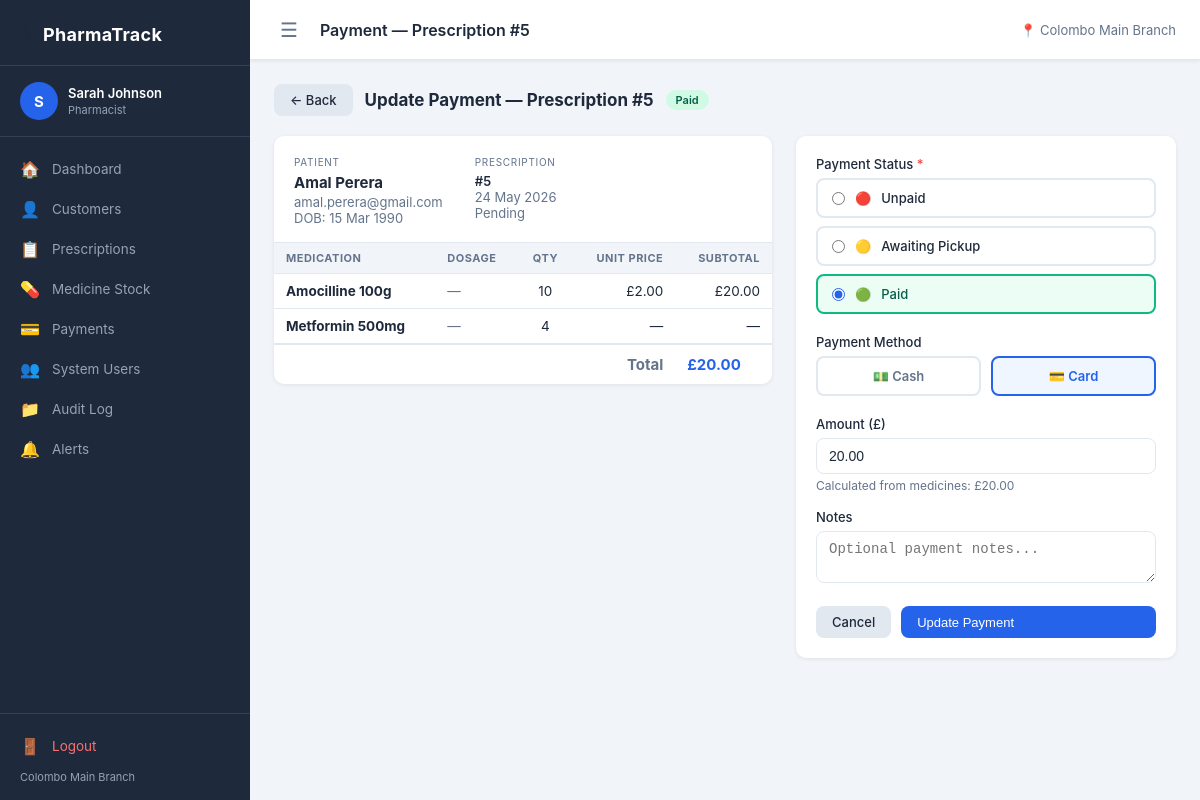
The app's page /pages/payment_form.php?rx=5 (signed in) with its own data.
### tables this page shows
CREATE TABLE `PAYMENT` (
  `payment_id` int NOT NULL,
  `prescription_id` int NOT NULL,
  `amount` decimal(10,2) DEFAULT NULL,
  `payment_method` enum('cash','card') DEFAULT NULL,
  `payment_status` enum('unpaid','awaiting_pickup','paid') NOT NULL DEFAULT 'unpaid',
  `notes` text,
  `paid_at` datetime DEFAULT NULL,
  `system_user_id` int DEFAULT NULL,
  `billed_date` date NOT NULL,
  `invoice_pdf_path` varchar(255) DEFAULT NULL
);

CREATE TABLE `PRESCRIPTION` (
  `prescription_id` int NOT NULL,
  `customer_id` int NOT NULL,
  `system_user_id` int NOT NULL,
  `special_notes` text,
  `rejection_reason` text,
  `next_refill_date` date DEFAULT NULL,
  `status` varchar(30) NOT NULL DEFAULT 'pending',
  `allergy_checked` tinyint(1) NOT NULL DEFAULT '0',
  `age_id_verified` tinyint(1) NOT NULL DEFAULT '0',
  `created_at` datetime NOT NULL DEFAULT CURRENT_TIMESTAMP,
  `processed_at` datetime DEFAULT NULL
);

CREATE TABLE `CUSTOMER` (
  `customer_id` int NOT NULL,
  `name` varchar(100) NOT NULL,
  `email` varchar(150) DEFAULT NULL,
  `date_of_birth` date DEFAULT NULL,
  `address` text,
  `medical_history` text,
  `allergies` text,
  `account_active` tinyint(1) NOT NULL DEFAULT '1'
);

CREATE TABLE `PRESCRIPTION_ITEM` (
  `item_id` int NOT NULL,
  `prescription_id` int NOT NULL,
  `stock_id` int NOT NULL,
  `quantity` int NOT NULL DEFAULT '1',
  `dosage` varchar(150) DEFAULT NULL
);

CREATE TABLE `MEDICINE_STOCK` (
  `stock_id` int NOT NULL,
  `medication_name` varchar(150) NOT NULL,
  `batch_number` varchar(100) DEFAULT NULL,
  `quantity` int NOT NULL DEFAULT '0',
  `unit_price` decimal(10,2) DEFAULT NULL,
  `age_limit` int NOT NULL DEFAULT '0',
  `description` text,
  `allergy_notes` text,
  `expiry_date` date DEFAULT NULL,
  `category` varchar(100) DEFAULT NULL,
  `supplier` varchar(150) DEFAULT NULL,
  `requires_id_check` tinyint(1) NOT NULL DEFAULT '0',
  `is_active` tinyint(1) NOT NULL DEFAULT '1'
);

### pages/payment_form.php (the view, shortened to what this page needs)
<?php
$rxId = (int)($_GET['rx'] ?? 0);
$db = getDB();
$stmt = $db->prepare("
    SELECT p.prescription_id, p.status, p.created_at,
           c.customer_id, c.name AS customer_name, c.date_of_birth, c.email, c.address
    FROM PRESCRIPTION p
    JOIN CUSTOMER c ON c.customer_id = p.customer_id
    WHERE p.prescription_id = ?
    LIMIT 1
");
$stmt->execute([$rxId]);
$rx = $stmt->fetch();
$itemStmt = $db->prepare("
    SELECT pi.quantity, pi.dosage, m.medication_name, m.unit_price
    FROM PRESCRIPTION_ITEM pi
    JOIN MEDICINE_STOCK m ON m.stock_id = pi.stock_id
    WHERE pi.prescription_id = ?
    ORDER BY m.medication_name
");
$itemStmt->execute([$rxId]);
$lineItems = $itemStmt->fetchAll();
$calculatedTotal = 0.0;
foreach ($lineItems as $li) {
    $calculatedTotal += (float)($li['unit_price'] ?? 0) * (int)$li['quantity'];
}
$payStmt = $db->prepare("SELECT * FROM PAYMENT WHERE prescription_id = ? LIMIT 1");
$payStmt->execute([$rxId]);
$existing = $payStmt->fetch();
$isEdit   = (bool)$existing;
require_once __DIR__ . '/../includes/header.php';
?>
<div style="display:flex; align-items:center; gap:12px; margin-bottom:20px;">
    <a href="/pages/prescriptions.php" class="btn" style="background:var(--border);color:var(--text);">&larr; Back</a>
    <h2 style="font-size:17px; font-weight:700; margin:0;">
        <?= $isEdit ? 'Update Payment' : 'Record Payment' ?> — Prescription #<?= $rxId ?>
    </h2>
    <?php if ($isEdit): ?>
        <span class="badge" style="<?= [
            'unpaid'          => 'background:#fee2e2;color:#991b1b',
            'awaiting_pickup' => 'background:#fef3c7;color:#92400e',
            'paid'            => 'background:#d1fae5;color:#065f46',
        ][$existing['payment_status']] ?? '' ?>">
            <?= ucwords(str_replace('_', ' ', $existing['payment_status'])) ?>
        </span>
    <?php endif; ?>
</div>
<div class="pay-grid">
    <div class="card">
        <div style="padding:20px 20px 16px;border-bottom:1px solid var(--border);display:flex;gap:32px;flex-wrap:wrap;">
            <div>
                <div style="font-size:10px;text-transform:uppercase;letter-spacing:.7px;color:var(--text-muted);margin-bottom:5px;">Patient</div>
                <div style="font-weight:700;font-size:15px;margin-bottom:2px;"><?= htmlspecialchars($rx['customer_name']) ?></div>
                <?php if ($rx['email']): ?>
                    <div style="color:var(--text-muted);font-size:13px;"><?= htmlspecialchars($rx['email']) ?></div>
                <?php endif; ?>
                <?php if ($rx['date_of_birth']): ?>
                    <div style="color:var(--text-muted);font-size:13px;">DOB: <?= date('d M Y', strtotime($rx['date_of_birth'])) ?></div>
                <?php endif; ?>
            </div>
            <div>
                <div style="font-size:10px;text-transform:uppercase;letter-spacing:.7px;color:var(--text-muted);margin-bottom:5px;">Prescription</div>
                <div style="font-size:13px;font-weight:600;">#<?= $rxId ?></div>
                <div style="font-size:13px;color:var(--text-muted);"><?= date('d M Y', strtotime($rx['created_at'])) ?></div>
                <div style="font-size:13px;color:var(--text-muted);text-transform:capitalize;"><?= $rx['status'] ?></div>
            </div>
        </div>
        <div class="card-body">
        <table class="pay-summary-table">
                <thead>
                    <tr>
                        <th>Medication</th>
                        <th>Dosage</th>
                        <th style="text-align:center;">Qty</th>
                        <th style="text-align:right;">Unit Price</th>
                        <th style="text-align:right;">Subtotal</th>
                    </tr>
                </thead>
                <tbody>
                    <?php foreach ($lineItems as $li):
                        $unit = (float)($li['unit_price'] ?? 0);
                        $sub  = $unit * (int)$li['quantity'];
                    ?>
                    <tr>
                        <td><strong><?= htmlspecialchars($li['medication_name']) ?></strong></td>
                        <td style="color:var(--text-muted);"><?= $li['dosage'] ? htmlspecialchars($li['dosage']) : '—' ?></td>
                        <td style="text-align:center;"><?= (int)$li['quantity'] ?></td>
                        <td style="text-align:right;"><?= $unit > 0 ? '£'.number_format($unit,2) : '—' ?></td>
                        <td style="text-align:right;"><?= $sub > 0 ? '£'.number_format($sub,2) : '—' ?></td>
                    </tr>
                    <?php endforeach; ?>
                </tbody>
                <tfoot>
                    <tr>
                        <td colspan="4" class="pay-total-label">Total</td>
                        <td class="pay-total-value"><?= $calculatedTotal > 0 ? '£'.number_format($calculatedTotal,2) : '—' ?></td>
                    </tr>
                </tfoot>
            </table>
        </div>
    </div>
    <div class="card">
        <div style="padding:20px;">
            <form id="paymentForm" novalidate>
                <div class="form-group" style="margin-bottom:20px;">
                    <label class="form-label">Payment Status <span class="required">*</span></label>
                    <div class="status-options">
                        <?php
                        $curStatus = $existing['payment_status'] ?? 'unpaid';
                        $statuses  = [
                            'unpaid'          => ['label' => 'Unpaid',           'icon' => '🔴', 'cls' => 'selected-unpaid'],
                            'awaiting_pickup' => ['label' => 'Awaiting Pickup',  'icon' => '🟡', 'cls' => 'selected-awaiting'],
                            'paid'            => ['label' => 'Paid',             'icon' => '🟢', 'cls' => 'selected-paid'],
                        ];
                        foreach ($statuses as $val => $s): ?>
                        <label class="status-opt <?= $curStatus === $val ? $s['cls'] : '' ?>" data-val="<?= $val ?>" data-cls="<?= $s['cls'] ?>">
                            <input type="radio" name="payment_status" value="<?= $val ?>"
                                <?= $curStatus === $val ? 'checked' : '' ?> required>
                            <span><?= $s['icon'] ?></span>
                            <span><?= $s['label'] ?></span>
                        </label>
                        <?php endforeach; ?>
                    </div>
                </div>
                <div class="form-group" id="methodGroup" style="margin-bottom:20px;<?= $curStatus !== 'paid' ? 'display:none;' : '' ?>">
                    <label class="form-label">Payment Method</label>
                    <div class="method-btns">
                        <?php $curMethod = $existing['payment_method'] ?? ''; ?>
                        <label class="method-btn <?= $curMethod === 'cash' ? 'selected' : '' ?>" id="cashBtn">
                            💵 Cash
                        </label>
                        <label class="method-btn <?= $curMethod === 'card' ? 'selected' : '' ?>" id="cardBtn">
                            💳 Card
                        </label>
                    </div>
                </div>
                <div class="form-group">
                    <label class="form-label">Amount (£)</label>
                    <input type="number" name="amount" id="amountInput" class="form-control"
                           min="0" step="0.01"
                           value="<?= $isEdit ? number_format((float)$existing['amount'], 2, '.', '') : ($calculatedTotal > 0 ? number_format($calculatedTotal, 2, '.', '') : '') ?>"
                           placeholder="<?= $calculatedTotal > 0 ? number_format($calculatedTotal, 2) : '0.00' ?>">
                    <?php if ($calculatedTotal > 0): ?>
                    <div style="font-size:12px;color:var(--text-muted);margin-top:4px;">
                        Calculated from medicines: £<?= number_format($calculatedTotal, 2) ?>
                    </div>
                    <?php endif; ?>
                </div>
                <div class="form-group">
                    <label class="form-label">Notes</label>
                    <textarea name="notes" class="form-control" rows="2"
                        placeholder="Optional payment notes..."><?= htmlspecialchars($existing['notes'] ?? '') ?></textarea>
                </div>
                <div style="display:flex; gap:10px; margin-top:20px;">
                    <a href="/pages/prescriptions.php" class="btn"
                        style="background:var(--border);color:var(--text);">Cancel</a>
                    <button type="submit" class="btn btn-primary" id="paySubmitBtn" style="flex:1;">
                        <?= $isEdit ? 'Update Payment' : 'Record Payment' ?>
                    </button>
                </div>
            </form>
        </div>
    </div>
</div>
<?php require_once __DIR__ . '/../includes/footer.php'; ?>

### assets/css/style.css (style rules this page uses)
:root { --sidebar-w: 250px; --header-h: 60px; --primary: #2563eb; --primary-dark: #1d4ed8; --sidebar-bg: #1e293b; --sidebar-text: #94a3b8; --sidebar-hover: #334155; --sidebar-active: #2563eb; --bg: #f1f5f9; --card-bg: #ffffff; --text: #1e293b; --text-muted: #64748b; --border: #e2e8f0; --success: #10b981; --warning: #f59e0b; --danger: #ef4444; --info: #3b82f6; --radius: 10px; --shadow: 0 1px 4px rgba(0,0,0,.08); --shadow-md: 0 4px 12px rgba(0,0,0,.10); }
*, *::before, *::after { box-sizing: border-box; margin: 0; padding: 0; }
body { font-family: -apple-system, BlinkMacSystemFont, 'Segoe UI', sans-serif; background: var(--bg); color: var(--text); font-size: 14px; }
a { text-decoration: none; color: inherit; }
.card { background: var(--card-bg); border-radius: var(--radius); box-shadow: var(--shadow); overflow: hidden; margin-bottom: 24px; }
.card-body { padding: 0; }
table { width: 100%; border-collapse: collapse; }
thead th { background: var(--bg); padding: 10px 16px; text-align: left; font-size: 12px; text-transform: uppercase; letter-spacing: .5px; color: var(--text-muted); border-bottom: 1px solid var(--border); }
tbody td { padding: 12px 16px; border-bottom: 1px solid var(--border); font-size: 13.5px; }
tbody tr:last-child td { border-bottom: none; }
.badge { display: inline-block; padding: 3px 10px; border-radius: 20px; font-size: 11px; font-weight: 600; text-transform: capitalize; }
.btn { display: inline-flex; align-items: center; gap: 6px; padding: 8px 16px; border-radius: 8px; font-size: 13px; font-weight: 500; cursor: pointer; border: none; transition: background .15s; }
.btn-primary { background: var(--primary); color: #fff; }
.form-group { margin-bottom: 16px; }
.form-label { display: block; font-size: 13px; font-weight: 500; margin-bottom: 6px; }
.form-control { width: 100%; padding: 9px 12px; border: 1px solid var(--border); border-radius: 8px; font-size: 14px; color: var(--text); transition: border-color .15s, box-shadow .15s; background: #fff; }
.form-control[rows] { resize: vertical; }
.required { color: var(--danger); }

### pages/payment_form.php (style rules this page uses)
.pay-grid { display: grid; grid-template-columns: 1fr 380px; gap: 24px; align-items: start; }
.pay-summary-table { width: 100%; border-collapse: collapse; font-size: 13.5px; }
.pay-summary-table th { text-align: left; padding: 8px 12px; background: var(--bg); color: var(--text-muted); font-size: 11px; text-transform: uppercase; letter-spacing: .5px; border-bottom: 1px solid var(--border); }
.pay-summary-table td { padding: 9px 12px; border-bottom: 1px solid var(--border); }
.pay-summary-table tfoot td { padding: 10px 12px; font-weight: 700; font-size: 15px; border-top: 2px solid var(--border); border-bottom: none; }
.pay-total-label { color: var(--text-muted); text-align: right; }
.pay-total-value { color: var(--primary); }
.method-btns { display: flex; gap: 10px; }
.method-btn { flex: 1; padding: 10px; border: 2px solid var(--border); border-radius: 8px; background: #fff; cursor: pointer; text-align: center; font-size: 13px; font-weight: 600; color: var(--text-muted); transition: all .15s; }
.method-btn.selected { border-color: var(--primary); background: #eff6ff; color: var(--primary); }
.status-options { display: flex; flex-direction: column; gap: 8px; }
.status-opt { display: flex; align-items: center; gap: 10px; padding: 10px 14px; border: 2px solid var(--border); border-radius: 8px; cursor: pointer; font-size: 13px; font-weight: 500; transition: all .15s; }
.status-opt.selected-paid { border-color: #10b981; background: #ecfdf5; color: #065f46; }
.status-opt input { accent-color: var(--primary); }

### records on screen
payment: payment_status "Paid", payment_status "☐ 🔴 Unpaid", payment_status "☐ 🟡 Awaiting Pickup", payment_status "☑ 🟢 Paid", amount "20.00"
prescription: customer.name "Amal Perera", customer.email "amal.perera@gmail.com", customer.date_of_birth "15 Mar 1990", created_at "24 May 2026", status "Pending"
prescription_item: stock.medication_name "Amocilline 100g", quantity "10", stock.unit_price "2.00", sub "20.00"
prescription_item: stock.medication_name "Metformin 500mg", quantity "4"

### other values on screen
substr($user['name'], 0, 1) "S"
$user['name'] "Sarah Johnson"
str_replace('_', ' ', $role) "Pharmacist"
$link['icon'] "🏠"
$link['label'] "Dashboard"
$link['icon'] "👤"
$link['label'] "Customers"
$link['icon'] "📋"
$link['label'] "Prescriptions"
$link['icon'] "💊"
$link['label'] "Medicine Stock"
$link['icon'] "💳"
$link['label'] "Payments"
$link['icon'] "👥"
$link['label'] "System Users"
